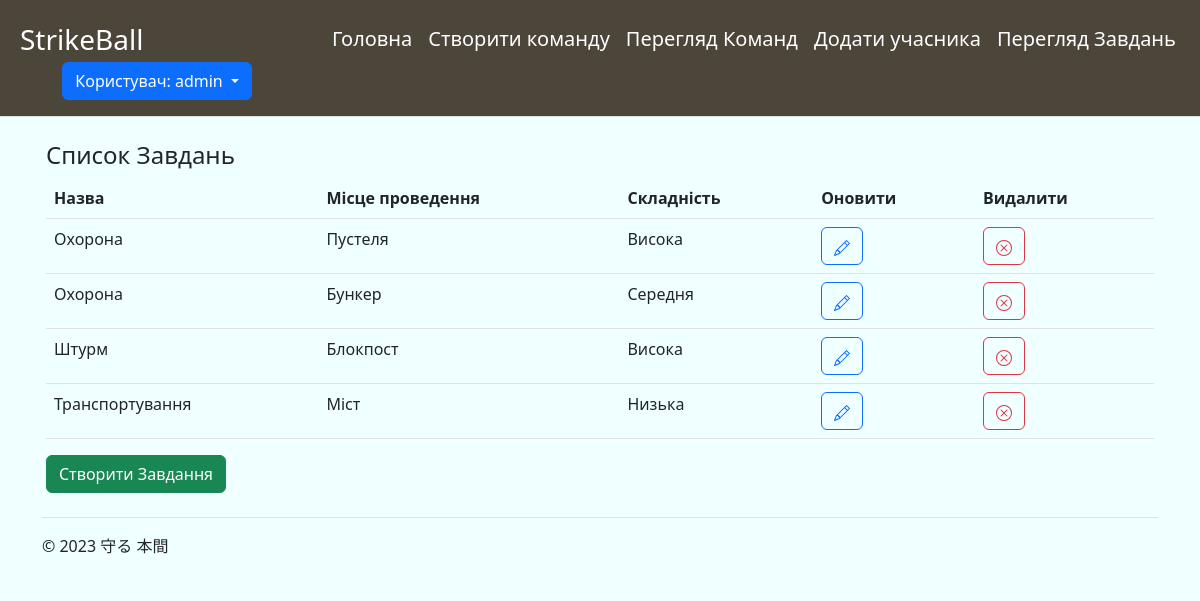
Page /viewtask (signed in) on the committed database.
### main/models.py (models this page shows, shortened)
class task(models.Model):
    TaskType = models.ForeignKey(tasktype, on_delete=models.CASCADE)
    DifficultyLevel = models.ForeignKey(difficultylevel, on_delete=models.CASCADE)
    Duration = models.CharField('Тривалість', max_length=30)
    Date = models.DateField('Дата виконання', max_length=30)
    StartTime = models.TimeField('Час початку', max_length=30)
    EndTime = models.TimeField('Час закінчення', max_length=30)
    Location = models.ForeignKey(location, on_delete=models.CASCADE)
    WeatherConditions = models.ForeignKey(weatherconditions, on_delete=models.CASCADE)
    Temperature = models.IntegerField('Температура')
    Distance = models.CharField('Відстань', max_length=30)
    Transport = models.ForeignKey(transport, on_delete=models.CASCADE)
    user = models.ForeignKey(User, on_delete=models.CASCADE)

class tasktype(models.Model):
    TaskType = models.CharField('Тип задачі', max_length=225)
    def __str__(self):
        return self.TaskType

class location(models.Model):
    Location = models.CharField('Місце виконання', max_length=225)
    def __str__(self):
        return self.Location

class difficultylevel(models.Model):
    DifficultyLevel = models.CharField('Складність', max_length=30)
    def __str__(self):
        return self.DifficultyLevel

### main/views.py (the view)
# urls.py: path('viewtask', views.viewtask, name='viewtask'),
def viewtask(request):
    if request.method == 'GET':
        user = request.user
        tasks = task.objects.filter(user=user)
        return render(request, 'main/viewtask.html', {'title': 'Завдання', 'tasks': tasks})
    if request.method == 'POST':
        return redirect('home')

### main/templates/main/viewtask.html (shortened to what this page needs)
{%extends 'main/base.html'%}
{% block content %}
<h4>Список Завдань</h4>
<form action="" method="post">
<table class="table">
  <thead>
    <tr>
      <th scope="col">Назва</th>
        <th scope="col">Місце проведення</th>
        <th scope="col">Складність</th>
        <th scope="col">Оновити</th>
        <th scope="col">Видалити </th>
    </tr>
  </thead>
  <tbody>
{% for el in tasks %}
<tr>
    <td>{{el.TaskType}}</td>
    <td>{{el.Location}}</td>
    <td>{{el.DifficultyLevel}}</td>
    <td><a href="{% url 'updatetask' el.id %}" class="btn btn-outline-primary">
    </a></td>
    <td><a href="{% url 'deletetask' el.id %}" class="btn btn-outline-danger">
              </a></td>
{% endfor%}
    </tr>
      </tbody>
    </table>
<div class="input-group-append">
     <a href="{% url 'createTask' %}" class="btn btn-success">Створити Завдання</a>
        </div>
    </form>
{% endblock %}

### main/templates/main/base.html (shortened to what this page needs)
<!doctype html>
<html lang="uk">
<head>
    <link rel="stylesheet" href="https://cdn.jsdelivr.net/npm/bootstrap@5.2.3/dist/css/bootstrap.min.css">
</head>
<body style="background-color: azure">
<div>
    <div>
    <header class="d-flex flex-wrap align-items-center justify-content-center justify-content-md-between py-3 mb-4 border-bottom" style="background-color: #4B453A">
    <p class="text-start text-white fs-3 w-25 align-center mb-0" style="margin-left: 20px;">StrikeBall</p>
        {% if user.is_authenticated %}
            <ul class="nav col-12 col-md-auto mb-2 container mb-md-0 fs-5">
        <li><a href="{% url 'home' %}" class="nav-link px-2 link-secondary text-white">Головна</a></li>
          <li><a href="{% url 'viewmain' %}" class="nav-link px-2 link-secondary text-white">Створити команду</a></li>
      <li><a href="{% url 'viewteam' %}" class="nav-link px-2 link-secondary text-white">Перегляд Команд</a></li>
          <li><a href="{% url 'createSoldier' %}" class="nav-link px-2 link-secondary text-white">Додати учасника</a></li>
          <li><a href="{% url 'viewtask' %}" class="nav-link px-2 link-secondary text-white">Перегляд Завдань</a></li>
      </ul>
            <div class="col-md-2 text-end w-25 pe-5" >
                <div class="dropdown">
  <button class="btn btn-primary dropdown-toggle" type="button" id="dropdownMenuButton" data-toggle="dropdown" aria-haspopup="true" aria-expanded="false">
    Користувач: {{ user }}
  </button>
</div>
        {% else %}
                 <ul class="nav container col-md-4">
                     </ul>
            <a href="{% url 'loginform' %}" type="button" class="btn btn-primary me-2">Вхід</a>
            <a href="{% url 'registerform' %}" type="button" class="btn btn-primary me-5">Реєстрація</a>
            </div>
        {% endif %}
    </header>
  </div>
  </div>
 <div class="container px-3">
    {% block content %}{% endblock %}
     </div>
<div class="container">
  <footer class="d-flex flex-wrap justify-content-between align-items-center py-3 my-4 border-top">
    <div class="col-md-4 d-flex align-items-center">
      <span class="mb-3 mb-md-0 text-body-secondary">© 2023 守る 本間</span>
    </div>
  </footer>
</div>
</body>
</html>

### rows in the picture
task: TaskType "Охорона", Location "Пустеля", DifficultyLevel "Висока"
task: TaskType "Охорона", Location "Бункер", DifficultyLevel "Середня"
task: TaskType "Штурм", Location "Блокпост", DifficultyLevel "Висока"
task: TaskType "Транспортування", Location "Міст", DifficultyLevel "Низька"

### other values in the picture
{{ user }} "admin"
